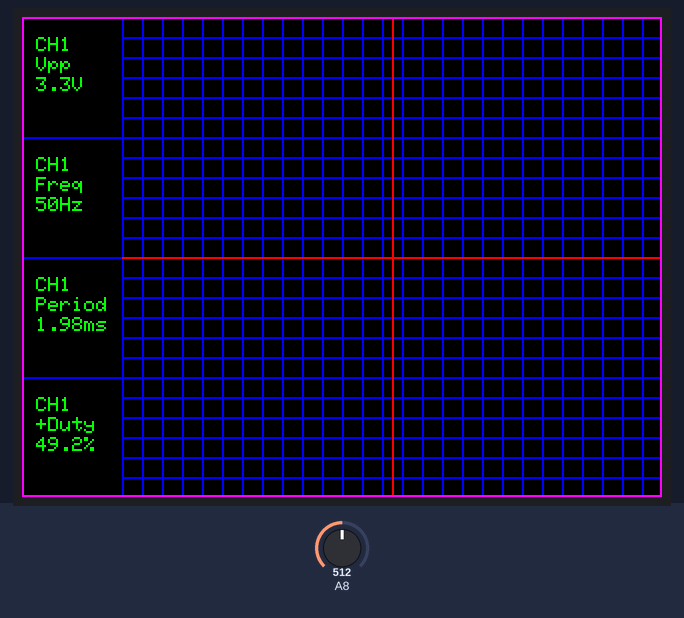
A program run on a simulated Arduino Due. On the bench: 320×240 colour display. The test bench sets the inputs (shaded band); at power-on: A8 = 512 (analog values on the 0–1023 scale). What the program prints to the serial monitor is not drawn.

Above: at 0.4 s.
At 6.4 s:
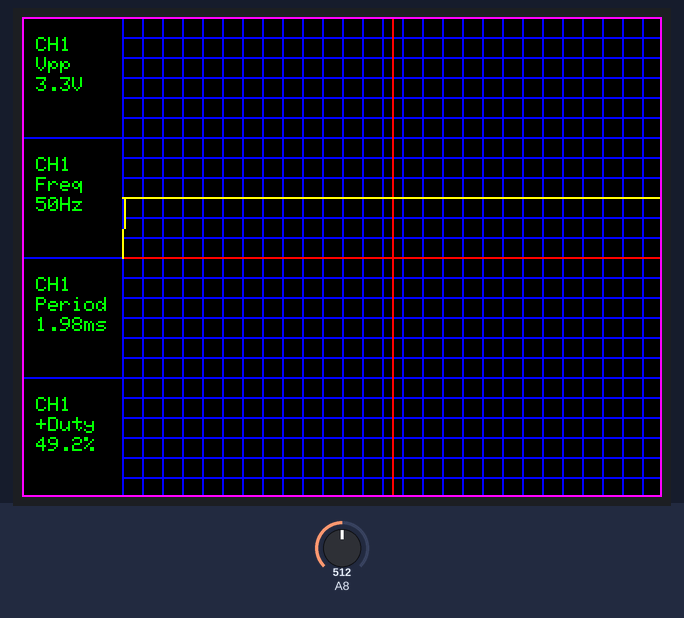

The program:

main.cpp
```cpp
// IMPORTANT: Adafruit_TFTLCD LIBRARY MUST BE SPECIFICALLY
// CONFIGURED FOR EITHER THE TFT SHIELD OR THE BREAKOUT BOARD.
// SEE RELEVANT COMMENTS IN Adafruit_TFTLCD.h FOR SETUP.

// Modified for SPFD5408 Library by Joao Lopes
// Version 0.9.2 - Rotation for Mega and screen initial

#include <Arduino.h>
// *** SPFD5408 change -- Begin
#include <SPFD5408_Adafruit_GFX.h>    // Core graphics library
#include <SPFD5408_Adafruit_TFTLCD.h> // Hardware-specific library
// #include <SPFD5408_TouchScreen.h>
#include <SPI.h>
// #include <SD.h>


uint8_t sin_table[100]=
{

0x32,0x35,0x38,0x3b,0x3e,0x41,0x44,0x47,0x4a,0x4d,0x4f,0x52,0x54,0x56,0x59,0x5a,0x5c,0x5e,0x5f,0x60,
0x62,0x62,0x63,0x64,0x64,0x64,0x64,0x64,0x63,0x62,0x62,0x60,0x5f,0x5e,0x5c,0x5a,0x59,0x56,0x54,0x52,
0x4f,0x4d,0x4a,0x47,0x44,0x41,0x3e,0x3b,0x38,0x35,0x32,0x2f,0x2c,0x29,0x26,0x23,0x20,0x1d,0x1a,0x17,
0x15,0x12,0x10,0xe,0xb,0xa,0x8,0x6,0x5,0x4,0x2,0x2,0x1,0x0,0x0,0x0,0x0,0x0,0x1,0x2,
0x2,0x4,0x5,0x6,0x8,0xa,0xb,0xe,0x10,0x12,0x15,0x17,0x1a,0x1d,0x20,0x23,0x26,0x29,0x2c,0x2f


};

// The control pins for the LCD can be assigned to any digital or
// analog pins...but we'll use the analog pins as this allows us to
// double up the pins with the touch screen (see the TFT paint example).
#define LCD_CS A3 // Chip Select goes to Analog 3
#define LCD_CD A2 // Command/Data goes to Analog 2
#define LCD_WR A1 // LCD Write goes to Analog 1
#define LCD_RD A0 // LCD Read goes to Analog 0

#define LCD_RESET A4 // Can alternately just connect to Arduino's reset pin

// When using the BREAKOUT BOARD only, use these 8 data lines to the LCD:
// For the Arduino Uno, Duemilanove, Diecimila, etc.:
//   D0 connects to digital pin 8  (Notice these are
//   D1 connects to digital pin 9   NOT in order!)
//   D2 connects to digital pin 2
//   D3 connects to digital pin 3
//   D4 connects to digital pin 4
//   D5 connects to digital pin 5
//   D6 connects to digital pin 6
//   D7 connects to digital pin 7
// For the Arduino Mega, use digital pins 22 through 29
// (on the 2-row header at the end of the board).

// Assign human-readable names to some common 16-bit color values:
#define	BLACK   0x0000
#define	BLUE    0x001F
#define	RED     0xF800
#define	GREEN   0x07E0
#define CYAN    0x07FF
#define MAGENTA 0xF81F
#define YELLOW  0xFFE0
#define WHITE   0xFFFF

Adafruit_TFTLCD tft(LCD_CS, LCD_CD, LCD_WR, LCD_RD, LCD_RESET);
// If using the shield, all control and data lines are fixed, and
// a simpler declaration can optionally be used:
// TftSpfd5408 tft;

void DrawSineWave(uint16_t x , uint16_t y , uint16_t Color)
{
  uint16_t SineX = 0;
  for(int counter = x; counter < 320; counter++)
  {
    tft.drawPixel(counter , sin_table[SineX++]+y  , Color);
    if(SineX == 100)
    {
      SineX = 0;
    }

  //  delay(10);
  }

}
uint16_t * SampleSignal(void)
{
  static uint16_t Voltage[2700] = {0};
  for(int counter = 0; counter< 2700; counter++)
  {
      Voltage[counter] = analogRead(A8);
      delay(1);
  }
  return Voltage;
}
uint16_t j = 0;

void DrawSignal(uint16_t x1, uint16_t  y1, uint16_t x2, uint16_t  y2, uint16_t Color)
{
  static uint16_t Amplitude[2] = {y1};
  static uint16_t X_SCALE = 1 , Y_SCALE = 1;
    uint16_t * ptr = SampleSignal();
  for(int counter = x1; counter < x2-1; counter++)
  {
     Amplitude[1] =  map(ptr[(counter-x1)*X_SCALE] , 0 , 4095 , y1 , y2);
     tft.drawLine(counter, Amplitude[0], counter+1, Amplitude[1], Color );
     Amplitude[0] = Amplitude[1];
    //X_SCALE = (uint32_t)map( analogRead(A9) , 0 , 4095 , 1 , 1000000);
    // Serial.println("Enetr Scale");
    if(Serial.available() > 0)
    {
     j =  Serial.parseInt();
     if( j > 0)
     {
       X_SCALE = j;
     }
    }
    //X_SCALE = (uint16_t)map( analogRead(A8) , 1 , 100 , y1 , y2);
    // Amplitude[1] = (uint16_t)map( analogRead(A8) , 0 , 4095 , y1 , y2);
    //  tft.drawLine(counter, Amplitude[0], counter+1, Amplitude[1], Color );
    // Amplitude[0] = Amplitude[1];
    //delay(5);
  }
}


void Set_BackGroundText(void)
{
  tft.setCursor(7, 10);
  tft.println("CH1");
  tft.setCursor(7, 20);
  tft.println("Vpp");
  tft.setCursor(7, 30);
  tft.println("3.3V");

  tft.setCursor(7, 70);
  tft.println("CH1");
  tft.setCursor(7, 80);
  tft.println("Freq");
  tft.setCursor(7, 90);
  tft.println("50Hz");

  tft.setCursor(7, 130);
  tft.println("CH1");
  tft.setCursor(7, 140);
  tft.println("Period");
  tft.setCursor(7, 150);
  tft.println("1.98ms");

  tft.setCursor(7, 190);
  tft.println("CH1");
  tft.setCursor(7, 200);
  tft.println ("+Duty");
  tft.setCursor(7, 210);
  tft.println("49.2%");

  tft.drawFastVLine(185, 0, 240, RED);
  tft.drawFastHLine(50, 120, 320, RED);
  tft.drawRect(0 , 0 , 320 , 240 , MAGENTA);
}
void SetBackGround(uint16_t color) {
 uint16_t divisionFactor = 60;

 tft.fillRect( 50, 0, 270 , 240 , BLACK);

  for(uint16_t y=0; y<240; y+=10)
  {
    if(y == divisionFactor)
    {
      divisionFactor += 60;
      tft.drawFastHLine(0, y, 320, color);
    }
    else
      tft.drawFastHLine(50, y, 320, color);
  }
  for(uint16_t x=50; x<320; x+=10)
  {
      tft.drawFastVLine(x, 0, 240, color);
  }
 // Set_BackGroundText();
  tft.drawFastVLine(185, 0, 240, RED);
  tft.drawFastHLine(50, 120, 320, RED);
  tft.drawRect(0 , 0 , 320 , 240 , MAGENTA);
}

void SetBackGround2(uint16_t color) {
 uint16_t divisionFactor = 60;

 tft.fillRect( 50, 60, 270 , 100 , BLACK);

  for(uint16_t y=0; y<240; y+=10)
  {
    if(y == divisionFactor)
    {
      divisionFactor += 60;
       tft.drawFastHLine(0, y, 320, color);
    }
    else
    tft.drawFastHLine(50, y, 320, color);
  }
  for(uint16_t x=50; x<320; x+=10)
  {
    tft.drawFastVLine(x, 0, 240, color);
  }


  tft.drawFastVLine(185, 0, 240, RED);
  tft.drawFastHLine(50, 120, 320, RED);
  tft.drawRect(0 , 0 , 320 , 240 , MAGENTA);
}


void setup(void) {
  Serial.begin(9600);
  Serial.println(F("TFT LCD test"));
  analogReadResolution(12);

  tft.reset();
  uint16_t id;
  id = tft.readID();
  tft.begin(id);
  //Serial.println(F("Benchmark                Time (microseconds)"));

  tft.setRotation(3);
  tft.setTextColor(GREEN);
  tft.setTextSize(1);
  tft.println("HELLo WORLD");
  tft.fillScreen(BLACK);

  SetBackGround(BLUE);
  Set_BackGroundText();

}


void loop(void) {
  /**
   * Arduino DUE (write8 as Function) takes 134.198 ms to set BackGround
   * Arduino DUE (write8 as Macro) takes 142.44 ms to set BackGround
   * Arduino DUE (write8 as Function without PIO_SET and CLR) takes 71.695 ms to set BackGround
   * Arduino DUE (write8 as Macros without PIO_SET and CLR) takes 78.163 ms to set BackGround
   * Arduino DUE (write8 with bitwise) takes 64.961 ms to set BackGround
   * Arduino DUE test1,2,3 takes 64.957 ms to set BackGround
   * Arduino UNO takes 253.532 ms to set BackGround
   */

 // DrawSineWave( 50  , 60 , YELLOW);
  DrawSignal( 50 , 120 , 319 ,  60, YELLOW);
  delay(10);

}
```
